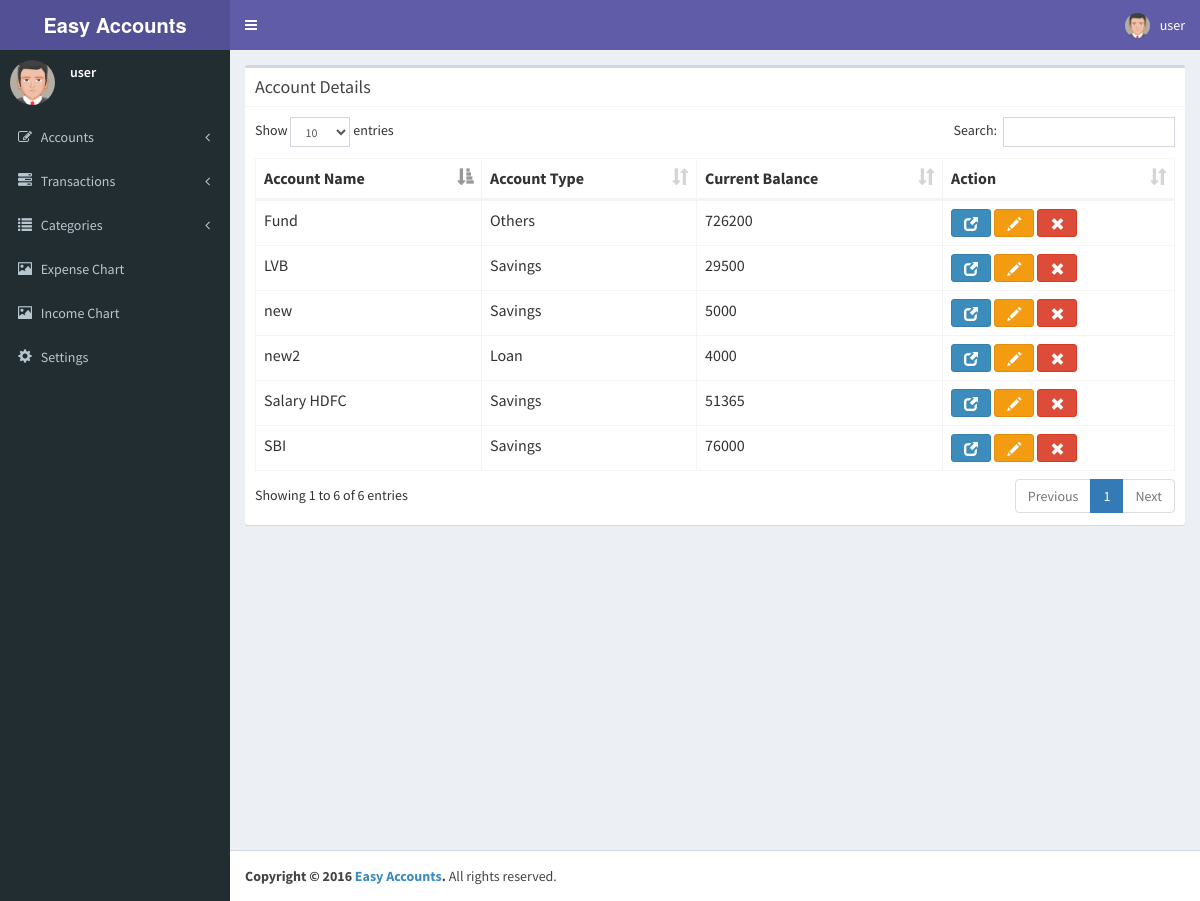
/accounts/view-accounts.php (signed in), run on the app's committed database.
### tables this page shows
CREATE TABLE `du_accounts` (
  `acc_id` varchar(200) NOT NULL,
  `created_date` datetime NOT NULL,
  `acc_name` varchar(200) NOT NULL,
  `starting_balance` varchar(500) NOT NULL,
  `current_balance` varchar(500) NOT NULL,
  `acc_type` varchar(200) NOT NULL,
  `open_date` date NOT NULL,
  `acc_holder_name` varchar(200) NOT NULL,
  `acc_number` varchar(200) NOT NULL,
  `bank` varchar(200) NOT NULL,
  `branch` varchar(200) NOT NULL,
  `city` varchar(200) NOT NULL
);

### accounts/view-accounts.php (the view, shortened to what this page needs)
<?php
include('../dbconfig.php');
include('../header.php');
include('../sidebar.php');
$table_name = $_SESSION['username'] . "_accounts";
$query = "SELECT * FROM $table_name";
$result = mysqli_query($dbc,$query);
if(mysqli_num_rows($result) > 0) {
  $output = array();
  while ($row = mysqli_fetch_array($result)) {
   $output[] = array (
     'acc_name'=>$row['acc_name'],
     'acc_type' => $row['acc_type'],
     'current_balance'=> $row['current_balance'],
     'acc_id' => $row['acc_id']
     );
 }
}
?>
<div class="content-wrapper">
 <section class="content">
  <div class="row">
    <div class="col-md-12">
      <div class="box">
        <div class="box-header with-border">
          <h3 class="box-title pull-left">Account Details</h3>
        </div>
        <div class="box-body">
          <table class="table table-bordered" id="viewaccounts_table">
            <thead>
              <tr>
                <th>Account Name</th>
                <th>Account Type</th>
                <th>Current Balance</th>
                <th>Action</th>
              </tr>
            </thead>
            <tbody>
              <?php
              if(!empty($output)) {
                foreach ($output as $value) {
                  echo "<tr>";
                  echo "<td>".$value['acc_name']."</td>";
                  echo "<td>".$value['acc_type']."</td>";
                  echo "<td>".$value['current_balance']."</td>";
                  echo '<td><button type="button" class="btn btn-primary" data-toggle="tooltip" data-placement="bottom" title="View details"  onclick="viewDetails(\''.$value['acc_id'].'\');" ><i class="glyphicon glyphicon-new-window"></i></button> <a href="'.HOMEURL.'accounts/edit-account.php?accId='.$value['acc_id'].'"><button class="btn btn-warning" data-toggle="tooltip" data-placement="bottom" title="Edit account"  type="button"><i class="glyphicon glyphicon-pencil"></i></button></a> <button class="btn btn-danger" data-toggle="tooltip" data-placement="bottom" title="Delete account"  onclick="deleteAccount(\''.$value['acc_id'].'\')" type="button"><i class="glyphicon glyphicon-remove"></i></button></td>';
                  echo "</tr>";
                }
              }
              else {
                echo "<tr><td colspan=\"5\">No accounts added. <a href=\"add-account.php\">Add One</a> now</td></tr>";
              }
              ?>
            </tbody></table>
          </div>
        </div>
      </div>
    </section>
  </div>
  <?php include('../footer_jsimports.php');?>
 <?php
 include('../footer.php');
 ?>

### header.php (shortened to what this page needs)
<html>
<head>
  <link rel="stylesheet" href="<?php echo HOMEURL; ?>bootstrap/css/bootstrap.min.css">
  <link rel="stylesheet" href="<?php echo HOMEURL; ?>plugins/font-awesome/css/font-awesome.min.css">
  <link rel="stylesheet" href="<?php echo HOMEURL; ?>plugins/ionicons/ionicons.min.css">
  <link rel="stylesheet" href="<?php echo HOMEURL; ?>dist/css/AdminLTE.min.css">
  <link rel="stylesheet" href="<?php echo HOMEURL; ?>dist/css/wizard.css">
  <link rel="stylesheet" href="<?php echo HOMEURL; ?>plugins/datatables/dataTables.bootstrap.css">
  <link rel="stylesheet" href="<?php echo HOMEURL; ?>dist/css/skins/skin-purple.min.css">
  <link rel="stylesheet" href="<?php echo HOMEURL; ?>plugins/datepicker/datepicker3.css">
</head>
<body class="hold-transition skin-purple sidebar-mini">
<div class="wrapper">
  <header class="main-header">
    <a href="<?php echo HOMEURL; ?>index.php" class="logo">
      <span class="logo-lg"><b>Easy Accounts</b></span>
    </a>
    <nav class="navbar navbar-static-top" role="navigation">
      <a href="#" class="sidebar-toggle" data-toggle="offcanvas" role="button">
      </a>
      <div class="navbar-custom-menu">
        <ul class="nav navbar-nav">
          <li class="dropdown user user-menu">
            <a href="#" class="dropdown-toggle" data-toggle="dropdown">
              <img src="<?php echo HOMEURL; ?>dist/img/avatar5.png" class="user-image" alt="User Image">
              <span class="hidden-xs"><?php echo $_SESSION['fullname']; ?></span>
            </a>
          </li>
        </ul>
      </div>
    </nav>
  </header>

### sidebar.php (shortened to what this page needs)
<aside class="main-sidebar">
  <section class="sidebar">
    <div class="user-panel">
      <div class="pull-left image">
        <img src="<?php echo HOMEURL; ?>dist/img/avatar5.png" class="img-circle" alt="User Image">
      </div>
      <div class="pull-left info">
        <p><?php echo $_SESSION['fullname']; ?></p>
      </div>
    </div>
      <ul class="sidebar-menu">
        <li class="treeview">
          <a href="#">
            <i class="fa fa-edit"></i> <span>Accounts</span> <i class="fa fa-angle-left pull-right"></i>
          </a>
        </li>
        <li class="treeview">
          <a href="#">
            <i class="glyphicon glyphicon-tasks"></i> <span>Transactions</span> <i class="fa fa-angle-left pull-right"></i>
          </a>
        </li>
        <li class="treeview">
          <a href="#">
            <i class="glyphicon glyphicon-list"></i> <span>Categories</span> <i class="fa fa-angle-left pull-right"></i>
          </a>
        </li>
        <li class="treeview">
          <li><a href="<?php echo HOMEURL; ?>expenses/expense-chart.php"><i class="glyphicon glyphicon-picture"></i> <span>Expense Chart</span> </a></li>
        </li>
        <li class="treeview">
          <li><a href="<?php echo HOMEURL; ?>income/income-chart.php"><i class="glyphicon glyphicon-picture"></i> <span>Income Chart</span> </a></li>
        </li>
        <li><a href="<?php echo HOMEURL; ?>settings/settings.php"><i class="glyphicon glyphicon-cog"></i> <span>Settings</span> </a></li>
      </ul>
    </section>
  </aside>

### footer_jsimports.php (shortened to what this page needs)
  <footer class="main-footer">
    <strong>Copyright &copy; 2016 <a href="#">Easy Accounts</a>.</strong> All rights reserved.
  </footer>
</div>

### footer.php
</body>
</html>

### data on the page
du_accounts: acc_name "Salary HDFC", acc_type "Savings", current_balance "51365"
du_accounts: acc_name "SBI", acc_type "Savings", current_balance "76000"
du_accounts: acc_name "Fund", acc_type "Others", current_balance "726200"
du_accounts: acc_name "LVB", acc_type "Savings", current_balance "29500"
du_accounts: acc_name "new", acc_type "Savings", current_balance "5000"
du_accounts: acc_name "new2", acc_type "Loan", current_balance "4000"

### other printed values
$_SESSION['fullname'] "user"
